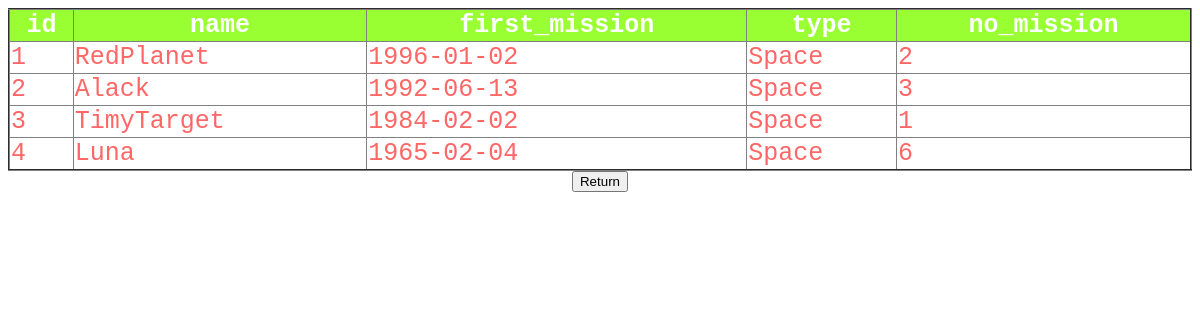
The page /table_target.php on the database its author committed.
### tables this page shows
CREATE TABLE IF NOT EXISTS `targets` (
  `id` int(11) NOT NULL,
  `Name` text NOT NULL,
  `first_mission` date DEFAULT NULL,
  `type` text,
  `no_missions` int(11) DEFAULT NULL
);

### table_target.php (the view, shortened to what this page needs)
<!DOCTYPE html>
<html>
<head>
</head>
<body>
    <table width ="100px" border ="2px">
<tr>
        <th>id</th>
        <th>name</th>
        <th>first_mission</th>
        <th>type</th>
        <th>no_mission</th>
</tr>
<?php
$conn = mysqli_connect("localhost","fallou","Fama2022#", "ua92backend");
$sql = "SELECT * FROM targets";
$result = mysqli_query($conn, $sql);
if (mysqli_num_rows($result) > 0){
while ($row = mysqli_fetch_assoc($result)){
    echo "<tr><td>" . $row["id"] . "</td><td>". $row["Name"] . "</td><td>" . $row[ "first_mission"] . "</td><td>" . $row["type"] . "</td><td>" . $row["no_missions"] . "</td></tr>";
}
}
else{
    echo "0 results";
}
?>
    </table>
    <center><a href="targets_form.php"><button>Return</button></a></center>
</body>
</html>

### table_target.php (style rules this page uses)
table { border-collapse: collapse; width: 100%; color: #ff6666; font-family: monospace; font-size: 25px; text-align: letf; }
th { background-color: #99ff33; color: white; }

### rows shown on the page
targets: id "1", Name "RedPlanet", first_mission "1996-01-02", type "Space", no_missions "2"
targets: id "2", Name "Alack", first_mission "1992-06-13", type "Space", no_missions "3"
targets: id "3", Name "TimyTarget", first_mission "1984-02-02", type "Space", no_missions "1"
targets: id "4", Name "Luna", first_mission "1965-02-04", type "Space", no_missions "6"
